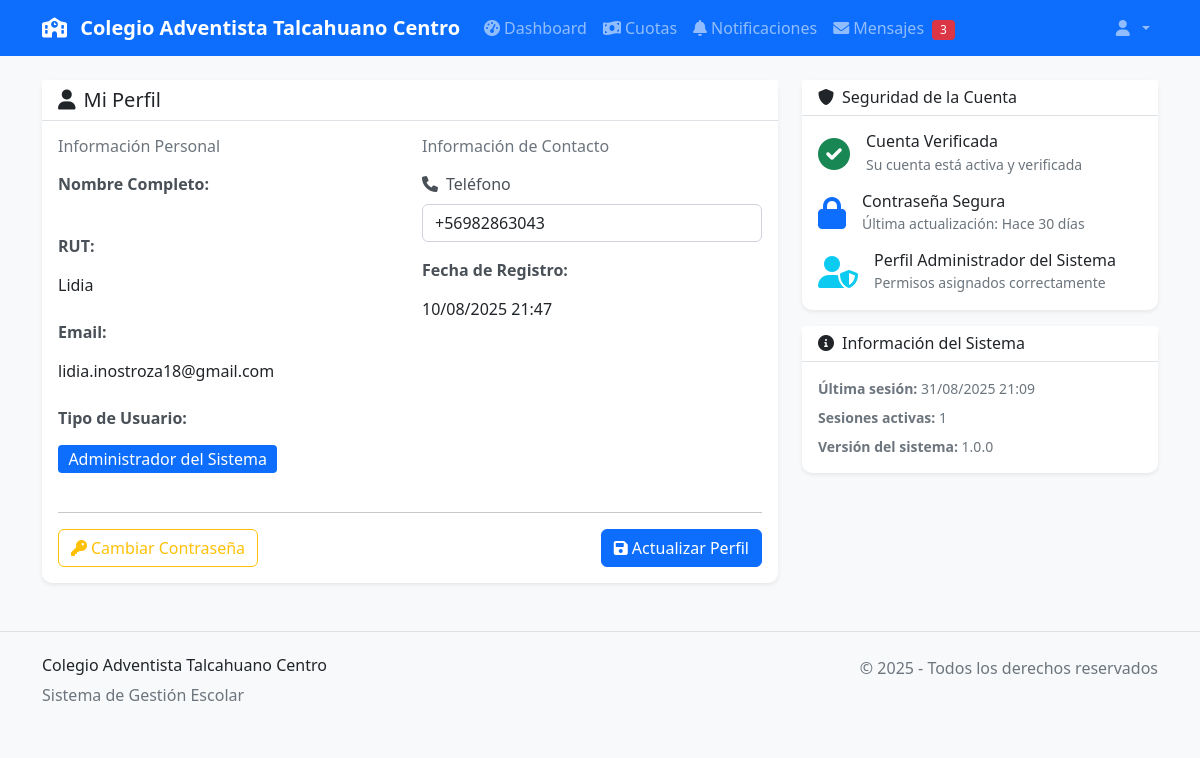
The app's page /accounts/perfil/ (signed in) with its own data.
### core/models.py (models this page shows, shortened)
class PerfilUsuario(models.Model):
    TIPO_PERFIL_CHOICES = [
        ('administrador', 'Administrador del Sistema'),
        ('directiva', 'Directiva (Presidenta/Tesorera/Secretaria)'),
        ('apoderado', 'Apoderado'),
    ]
    CARGO_DIRECTIVA_CHOICES = [
        ('presidenta', 'Presidenta'),
        ('tesorera', 'Tesorera'),
        ('secretaria', 'Secretaria'),
    ]
    usuario = models.OneToOneField(User, on_delete=models.CASCADE)
    tipo_perfil = models.CharField(max_length=20, choices=TIPO_PERFIL_CHOICES)
    cargo_directiva = models.CharField(
        max_length=20,
        choices=CARGO_DIRECTIVA_CHOICES,
        blank=True,
        null=True,
        help_text="Solo para miembros de la directiva"
    )
    rut = models.CharField(max_length=12, unique=True)
    telefono = models.CharField(max_length=15, blank=True)
    fecha_creacion = models.DateTimeField(auto_now_add=True)

### accounts/views.py (the view)
# urls.py: path('perfil/', views.perfil_view, name='perfil'),
@login_required
def perfil_view(request):
    try:
        perfil = PerfilUsuario.objects.get(usuario=request.user)
    except PerfilUsuario.DoesNotExist:
        messages.warning(request, 'Debe completar su perfil para continuar.')
        return redirect('accounts:crear_perfil')
    if request.method == 'POST':
        form = PerfilUsuarioForm(request.POST, instance=perfil)
        if form.is_valid():
            form.save()
            messages.success(request, 'Perfil actualizado exitosamente.')
            return redirect('accounts:perfil')
        else:
            messages.error(request, 'Por favor corrija los errores en el formulario.')
    else:
        form = PerfilUsuarioForm(instance=perfil)
    context = {
        'perfil': perfil,
        'form': form
    }
    return render(request, 'accounts/perfil.html', context)

### accounts/forms.py (shortened to what this page needs)
class PerfilUsuarioForm(forms.ModelForm):
    telefono = forms.CharField(
        required=False,
        widget=forms.TextInput(attrs={
            'class': 'form-control',
            'placeholder': '+56 9 1234 5678'
        }),
        label='Teléfono'
    )
    cargo_directiva = forms.ChoiceField(
        choices=[('', 'Seleccione un cargo')] + PerfilUsuario.CARGO_DIRECTIVA_CHOICES,
        required=False,
        widget=forms.Select(attrs={
            'class': 'form-control',
            'id': 'id_cargo_directiva'
        }),
        label='Cargo en la Directiva'
    )
    class Meta:
        model = PerfilUsuario
        fields = ['tipo_perfil', 'cargo_directiva', 'telefono']
        widgets = {
            'tipo_perfil': forms.Select(attrs={
                'class': 'form-control',
                'id': 'id_tipo_perfil',
                'onchange': 'toggleCargoDirectiva()'
            }),
        }
        labels = {
            'tipo_perfil': 'Tipo de Perfil',
            'telefono': 'Teléfono'
        }

### core/context_processors.py (called while the page is built)
def notificaciones_context(request):
    if request.user.is_authenticated:
        notificaciones_no_leidas = Notificacion.objects.filter(
            apoderado_email=request.user.email,
            estado__in=['enviado', 'visto']
        ).count()
        return {
            'notificaciones_no_leidas': notificaciones_no_leidas
        }
    return {
        'notificaciones_no_leidas': 0
    }

### templates/accounts/perfil.html (shortened to what this page needs)
{% extends 'base.html' %}
{% block content %}
<div class="row">
    <div class="col-md-8">
        <div class="card">
            <div class="card-header">
                <h5 class="mb-0">
                    <i class="fas fa-user me-2"></i>Mi Perfil
                </h5>
            </div>
            <div class="card-body">
                <form method="post">
                    <div class="row">
                        <div class="col-md-6">
                            <h6 class="text-muted mb-3">Información Personal</h6>
                            <div class="mb-3">
                                <label class="form-label fw-bold">Nombre Completo:</label>
                                <p class="form-control-plaintext">{{ user.get_full_name }}</p>
                            </div>
                            <div class="mb-3">
                                <label class="form-label fw-bold">RUT:</label>
                                <p class="form-control-plaintext">{{ perfil.rut }}</p>
                            </div>
                            <div class="mb-3">
                                <label class="form-label fw-bold">Email:</label>
                                <p class="form-control-plaintext">{{ user.email }}</p>
                            </div>
                            <div class="mb-3">
                                <label class="form-label fw-bold">Tipo de Usuario:</label>
                                <p class="form-control-plaintext">
                                    <span class="badge bg-primary fs-6">{{ perfil.get_tipo_perfil_display }}</span>
                                </p>
                            </div>
                        </div>
                        <div class="col-md-6">
                            <h6 class="text-muted mb-3">Información de Contacto</h6>
                            <div class="mb-3">
                                <label for="{{ form.telefono.id_for_label }}" class="form-label">
                                    <i class="fas fa-phone me-2"></i>{{ form.telefono.label }}
                                </label>
                                {{ form.telefono }}
                            </div>
                            <div class="mb-3">
                                <label class="form-label fw-bold">Fecha de Registro:</label>
                                <p class="form-control-plaintext">{{ perfil.fecha_creacion|date:"d/m/Y H:i" }}</p>
                            </div>
                        </div>
                    </div>
                    <hr>
                    <div class="d-flex justify-content-between">
                        <a href="{% url 'accounts:cambiar_password' %}" class="btn btn-outline-warning">
                            <i class="fas fa-key me-1"></i>Cambiar Contraseña
                        </a>
                        <button type="submit" class="btn btn-primary">
                            <i class="fas fa-save me-1"></i>Actualizar Perfil
                        </button>
                    </div>
                </form>
            </div>
        </div>
    </div>
    <div class="col-md-4">
        <div class="card">
            <div class="card-header">
                <h6 class="mb-0">
                    <i class="fas fa-shield-alt me-2"></i>Seguridad de la Cuenta
                </h6>
            </div>
            <div class="card-body">
                <div class="d-flex align-items-center mb-3">
                    <i class="fas fa-check-circle text-success fa-2x me-3"></i>
                    <div>
                        <h6 class="mb-0">Cuenta Verificada</h6>
                        <small class="text-muted">Su cuenta está activa y verificada</small>
                    </div>
                </div>
                <div class="d-flex align-items-center mb-3">
                    <i class="fas fa-lock text-primary fa-2x me-3"></i>
                    <div>
                        <h6 class="mb-0">Contraseña Segura</h6>
                        <small class="text-muted">Última actualización: Hace 30 días</small>
                    </div>
                </div>
                <div class="d-flex align-items-center">
                    <i class="fas fa-user-shield text-info fa-2x me-3"></i>
                    <div>
                        <h6 class="mb-0">Perfil {{ perfil.get_tipo_perfil_display }}</h6>
                        <small class="text-muted">Permisos asignados correctamente</small>
                    </div>
                </div>
            </div>
        </div>
        <div class="card mt-3">
            <div class="card-header">
                <h6 class="mb-0">
                    <i class="fas fa-info-circle me-2"></i>Información del Sistema
                </h6>
            </div>
            <div class="card-body">
                <p class="small text-muted mb-2">
                    <strong>Última sesión:</strong> {{ user.last_login|date:"d/m/Y H:i" }}
                </p>
                <p class="small text-muted mb-2">
                    <strong>Sesiones activas:</strong> 1
                </p>
                <p class="small text-muted mb-0">
                    <strong>Versión del sistema:</strong> 1.0.0
                </p>
            </div>
        </div>
    </div>
</div>
{% endblock %}

### static/css/styles.css (style rules this page uses)
:root { --primary-color: #0d6efd; --success-color: #198754; --warning-color: #ffc107; --danger-color: #dc3545; --info-color: #0dcaf0; --light-color: #f8f9fa; --dark-color: #212529; }
body { font-family: 'Segoe UI', Tahoma, Geneva, Verdana, sans-serif; background-color: #f8f9fa; }
.card { border: none; border-radius: 10px; box-shadow: 0 0.125rem 0.25rem rgba(0, 0, 0, 0.075); transition: all 0.3s ease; }
.card-header { background-color: #fff; border-bottom: 1px solid #dee2e6; font-weight: 600; }
.btn { border-radius: 6px; font-weight: 500; transition: all 0.3s ease; }
.badge { font-size: 0.75em; font-weight: 500; padding: 0.35em 0.65em; }
.form-control, .form-select { border-radius: 6px; border: 1px solid #ced4da; transition: all 0.3s ease; }
.form-label { font-weight: 500; color: #495057; margin-bottom: 0.5rem; }

### records on screen
PerfilUsuario: rut "Lidia", tipo_perfil "Administrador del Sistema", telefono "+56982863043", fecha_creacion "10/08/2025 21:47"

### other values on screen
{{ user.email }} "lidia.inostroza18@gmail.com"
{{ user.last_login|date:"d/m/Y H:i" }} "31/08/2025 21:09"
